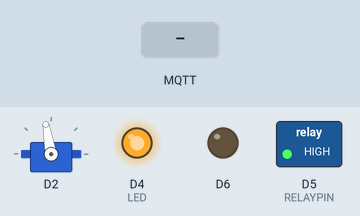
Recording of a sketch running on a simulated ESP8266 (NodeMCU). On the bench: servo, switched loads named in the sketch (green lamp = pin HIGH), output pins drawn as LEDs (lit = HIGH). Inputs (shaded band) come from the test bench. WiFi joins after 1.5 s; servers stay silent unless stated; no MQTT or app messages arrive unless stated; what the sketch prints to the serial monitor is not drawn.

Above: at 6.7 s.
6.8 s: MQTT message "0" arrives on the first subscribed topic
At 7.4 s:
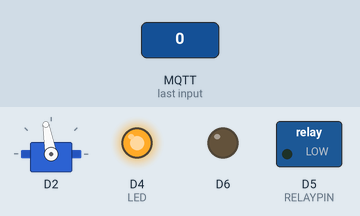
8.3 s: MQTT message "1" arrives on the third subscribed topic
At 8.6 s:
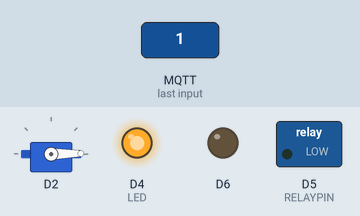
9.8 s: MQTT message "1" arrives on the first subscribed topic
At 10.9 s:
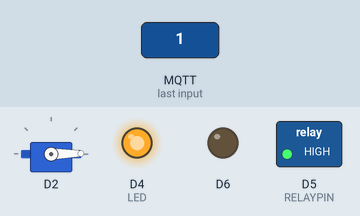
11.3 s: MQTT message "1" arrives on the second subscribed topic
At 12.0 s:
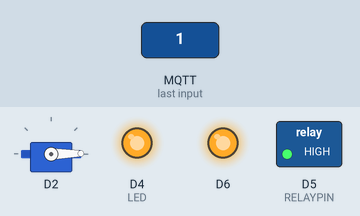
12.8 s: MQTT message "2" arrives on the first subscribed topic
At 13.2 s:
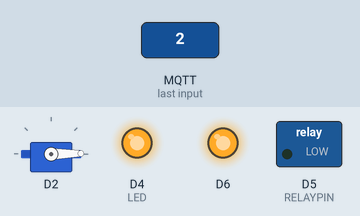
14.3 s: MQTT message "90" arrives on the third subscribed topic
At 15.6 s:
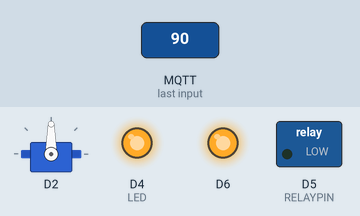
Timing chart, 0 to 16.8 s (numbered marks = the images above; inputs shaded):
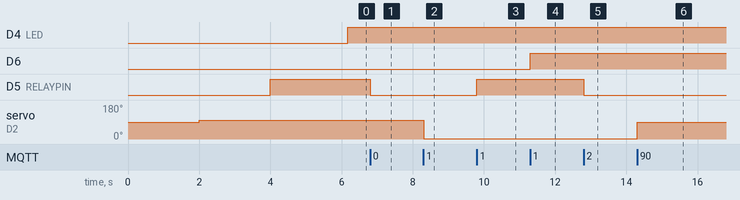

Measured:
- after the input at 6.8 s, D5 (RELAYPIN): HIGH → LOW at once
- after the input at 8.3 s, servo on D2: 100° → 1° at once
- after the input at 9.8 s, D5 (RELAYPIN): LOW → HIGH at once
- after the input at 11.3 s, D6: LOW → HIGH at once
- after the input at 12.8 s, D5 (RELAYPIN): HIGH → LOW at once
- after the input at 14.3 s, servo on D2: 1° → 90° at once

The sketch:

mqtt.ino
```cpp
#include <ESP8266WiFi.h>
#include <Servo.h>
#include <PubSubClient.h>
#define FEEDLOOP 2
#include <ArduinoJson.h>
#include <DHT.h>
#include <DHT_U.h>
#define LED LED_BUILTIN
#define RELAYPIN D5
#ifndef STASSID
#define STASSID ""
#define STAPSK  ""
#define MQTTBASE "/home/egemeric/"
#endif
#define DEVICEID "0x0004"
#define MSG_BUFFER_SIZE  (256)
#define DHTTYPE    DHT11
#define DHTPIN D3
DHT_Unified dht(DHTPIN, DHTTYPE);
const char* ssid     = STASSID;
const char* password = STAPSK;
const String mqttBase = MQTTBASE;
const char* mqtt_server = "home.egemeric.gen.tr";
const String subTopics[] = {"/relay/D5", "/relay/D6", "/servo/D2", "/boolservo/D2"};
bool CurrentRelayStatus[32];
Servo *ServosLoc[32];

uint8_t ledState = 1;

const char* pubTopics[] = {"/waterlevel", "/temperature"};
WiFiClient espClient;
PubSubClient client(espClient);
unsigned long lastMsg = 0;
char msg[MSG_BUFFER_SIZE];
char tmpTopic[MSG_BUFFER_SIZE];
char subsTopic[MSG_BUFFER_SIZE];
int value = 0;
String clientId = "ESP8266Client-";

void setup() {
  client.setBufferSize(512);
  for (int i = 0 ; i < 32; i++) {
    CurrentRelayStatus[i] = false;
  }
  ServosLoc[D2] = new Servo();
  ServosLoc[D2]->attach(D2); //D2
  pinMode(LED, OUTPUT);
  delay(2000);
  ServosLoc[D2]->write(100);
  delay(2000);
  dht.begin();
  clientId += WiFi.macAddress();
  pinMode(RELAYPIN, OUTPUT);
  digitalWrite(RELAYPIN, HIGH);
  // put your setup code here, to run once:
  Serial.begin(115200);

  Serial.println();
  Serial.print("Connecting to ");
  Serial.println(ssid);
  WiFi.mode(WIFI_STA);
  WiFi.begin(ssid, password);

  while (WiFi.status() != WL_CONNECTED) {
    delay(500);
    Serial.print(".");
  }

  Serial.println("");
  Serial.println("WiFi connected");
  Serial.println("IP address: ");
  Serial.println(WiFi.localIP());
  client.setServer(mqtt_server, 1883);
  client.setCallback(callback);

}

void subscribeTopics() {
  char *tmpF = (char*)malloc(MSG_BUFFER_SIZE * sizeof(char));
  String tmp;
  for (int i = 0; i < sizeof(subTopics) / sizeof(subTopics[0]); i++) {
    tmp = mqttBase + clientId + subTopics[i];
    snprintf (tmpF, MSG_BUFFER_SIZE, "%s", tmp.c_str() );
    Serial.printf("Subcribed:%s\n", tmpF);
    client.subscribe(tmpF);
    client.publish((mqttBase + clientId + "/subsribed").c_str(), subTopics[i].c_str());
    delay(100);
  }
  delete tmpF;
}
void reconnect() {
  // Loop until we're reconnected
  while (!client.connected()) {
    Serial.print("Attempting MQTT connection...");
    Serial.println(clientId);
    if (client.connect(clientId.c_str())) {
      char registerJson[500];
      Serial.println("connected");
      StaticJsonDocument<500> doc;
      doc["deviceName"] = clientId;
      JsonArray data = doc.createNestedArray("deviceEndpoints");
      JsonObject alias = data.createNestedObject();
      alias["/relay/D5"] = "Test Endpoint";
      alias["/relay/D6"] = "GiveWater Test";
      alias["/servo/D2"] = "FullServoControl :D";
      alias["/boolservo/D2"] = "ServoJob";
      JsonArray publishPoints = doc.createNestedArray("publishPoints");
      publishPoints.add("/data/water");
      publishPoints.add("/data/temp");
      publishPoints.add("/data/humidity");
      serializeJson(doc, registerJson);
      Serial.println(registerJson);
      client.publish("/home/egemeric/register/device", registerJson);
      delay(100);
      subscribeTopics();
      delay(100);
    } else {
      Serial.print("failed, rc=");
      Serial.print(client.state());
      Serial.println(" try again in 5 seconds");
      // Wait 5 seconds before retrying
      delay(5000);
    }
  }
}


void handleRelay(byte *cmd) {
  char *tmp = (char*)malloc(MSG_BUFFER_SIZE * sizeof(char));
  snprintf (tmp, MSG_BUFFER_SIZE, "/home/egemeric/%s/light/status", clientId.c_str());
  if ((char)cmd[0] == '1') {
    Serial.println("open the light");
    digitalWrite(RELAYPIN, LOW);
    client.publish(tmp, "1");
  } else if ((char)cmd[0] == '0') {
    Serial.println("close the light");
    digitalWrite(RELAYPIN, HIGH);
    client.publish(tmp, "0");
  } else {
    yield();
  }

  free(tmp);
}
int BoolPinController(byte *payload, int pin) {
  pinMode(pin, OUTPUT);
  if ((char)payload[0] == '1') {
    digitalWrite(pin, HIGH);
    CurrentRelayStatus[pin] = true;
    return (1);
  }
  else if ((char)payload[0] == '0') {
    digitalWrite(pin, LOW);
    CurrentRelayStatus[pin] = false;
    return (0);
  } else if ((char)payload[0] == '2') {
    CurrentRelayStatus[pin] = !CurrentRelayStatus[pin];
    digitalWrite(pin, CurrentRelayStatus[pin]);
    return 2;
  } else {
    Serial.printf("BoolPinController could not understand only give '0' and '1':%c\n", (char)payload[0]);
    return -1;
  }
}
int servoControl(int degree, int servoPin) {
  Serial.print(" Servo Control:");
  Serial.print(degree);
  ServosLoc[servoPin]->write(degree);
  return (degree);
}

int ServoJob(int pin) {
  for (int i = 0; i < FEEDLOOP ; i++) {
    servoControl(100, pin);
    delay(100);
    servoControl(180, pin);
    delay(200);
    servoControl(100, pin);
    delay(100);
  }
  servoControl(101, pin);
  servoControl(100, pin);


  return pin;
}

int pwmVal = 0;
void msgRouter(char *topic, byte * payload, unsigned int length) {
  String _D5 =  mqttBase + clientId + "/relay/D5";
  String _D6 =  mqttBase + clientId + "/relay/D6";
  String _D2 =  mqttBase + clientId + "/servo/D2";
  String _BD2 =  mqttBase + clientId + "/boolservo/D2";
  if (strcmp(topic, _D5.c_str()) == 0) {
    BoolPinController(payload, D5);
  } else if ((strcmp(topic, _D6.c_str()) == 0)) {
    BoolPinController(payload, D6);
  } else if ((strcmp(topic, _D2.c_str()) == 0)) {
    payload[length] = '\0';
    pwmVal = atoi((char *)payload);
    servoControl(pwmVal, D2);
  } else if ((strcmp(topic, _BD2.c_str()) == 0)) {
    ServoJob(D2);
  } else {
    Serial.printf("msg from topic cannot be routed:%s\n", topic);
  }

}
void callback(char* topic, byte * payload, unsigned int length) {
  digitalWrite(LED, LOW);
  Serial.print("Message arrived [");
  Serial.print(topic);
  Serial.print("] ");
  for (int i = 0; i < length; i++) {
    Serial.print((char)payload[i]);
  }
  Serial.println();
  if (length > 0) {
    Serial.println("msgRouter()");
    msgRouter(topic, payload, length);
  }
}

void publishData(float data, String datatype) {
  char databuffer[20];
  sprintf(databuffer, "%f", data);
  client.publish((mqttBase + clientId + "/data/" + datatype).c_str(), databuffer );
}

unsigned long lastHBMsg = 0;
unsigned long now;
void sendHeartbeat() {
  if (now - lastHBMsg > 1000 * 60) {
    Serial.println("heartbeat is");
    client.publish("/home/egemeric/heartbeat", clientId.c_str() );
    lastHBMsg = now;
  }
}

float analogData() {
  int returnVal;
  int val = analogRead(A0);
  if (val < 300)
    val = 300;
  returnVal = map(val, 300, 600, 0, 100);
  Serial.printf("Analog Data Raw:%d Mapped:%d\n", val, returnVal);
  return (float)returnVal;
}

void loop() {
  now = millis();
  digitalWrite(LED, HIGH);
  if (!client.connected()) {
    digitalWrite(LED, LOW);
    reconnect();
  }
  client.loop();
  sendHeartbeat();
  if (now - lastMsg > 1000 * 120) {

    digitalWrite(LED, LOW);
    lastMsg = now;
    sensors_event_t event;
    dht.temperature().getEvent(&event);
    if (isnan(event.temperature)) {
      Serial.println(F("Error reading temperature!"));
    }
    publishData(event.temperature, "temp");
    dht.humidity().getEvent(&event);

    if (isnan(event.relative_humidity)) {
      Serial.println(F("Error reading humidity!"));
    }
    publishData(event.relative_humidity, "humidity");
    publishData(analogData(), "water");

  }
}
```
